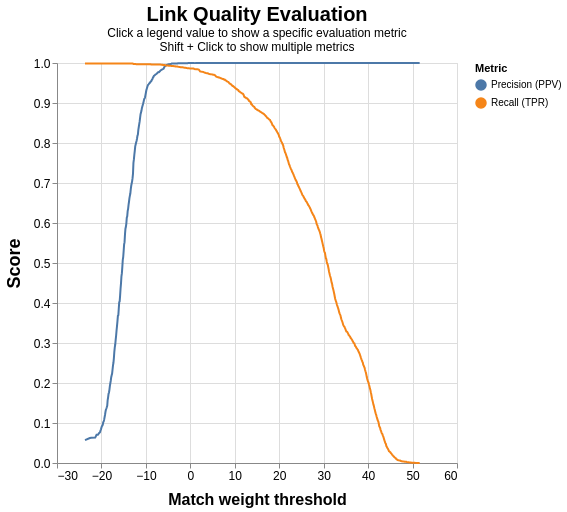

Write notebook code for a chart like this one.
### Code cell
linker.evaluation.accuracy_analysis_from_labels_column(
    "cluster", match_weight_round_to_nearest=0.1, output_type="accuracy"
)

### Figure 1 — Vega-Lite specification as saved in the notebook (floating-point values rounded to 4 significant figures; data arrays with more than 128 entries replaced by an {"elided": "..."} marker saying what was removed)
{"config": {"view": {"continuousWidth": 300, "continuousHeight": 300}}, "layer": [{"layer": [{"mark": "point", "encoding": {"opacity": {"condition": {"param": "point_selection", "value": 1, "empty": false}, "value": 0}, "tooltip": [{"field": "truth_threshold", "format": ".3f", "title": "Match weight", "type": "quantitative"}, {"field": "match_probability", "format": ".3%", "title": "Match probability", "type": "quantitative"}, {"field": "tp", "format": ",.0f", "title": "TP", "type": "quantitative"}, {"field": "tn", "format": ",.0f", "title": "TN", "type": "quantitative"}, {"field": "fp", "format": ",.0f", "title": "FP", "type": "quantitative"}, {"field": "fn", "format": ",.0f", "title": "FN", "type": "quantitative"}, {"field": "precision", "format": ".4f", "title": "Precision", "type": "quantitative"}, {"field": "recall", "format": ".4f", "title": "Recall (TPR)", "type": "quantitative"}, {"field": "fp_rate", "format": ".4f", "title": "FPR", "type": "quantitative"}]}, "params": [{"name": "metric", "select": {"type": "point", "fields": ["metric"]}, "bind": "legend", "value": [{"metric": "precision"}, {"metric": "recall"}]}, {"name": "point_selection", "select": {"type": "point", "encodings": ["x"], "fields": ["truth_threshold"], "nearest": true, "on": "mouseover"}}], "transform": [{"filter": {"param": "metric", "empty": true}}]}, {"mark": "line", "encoding": {"opacity": {"condition": {"param": "metric", "value": 1}, "value": 0.1}}}], "encoding": {"color": {"field": "metric", "type": "nominal", "sort": ["precision", "recall"], "title": "Metric", "legend": {"labelExpr": "{'precision': 'Precision (PPV)', 'recall': 'Recall (TPR)', 'specificity': 'Specificity (TNR)', 'accuracy': 'Accuracy', 'npv': 'NPV', 'f1': 'F1', 'f2': 'F2', 'f0_5': 'F0.5', 'p4': 'P4', 'phi': 'φ (MCC)'}[datum.value]"}}, "x": {"type": "quantitative", "field": "truth_threshold", "axis": {"labelFontSize": 12, "title": "Match weight threshold", "titleFontSize": 16, "titlePadding": 10}}, "y": {"field": "value", "type": "quantitative", "axis": {"labelFontSize": 12, "title": "Score", "titleFontSize": 18, "titlePadding": 10}}}}, {"layer": [{"mark": {"type": "rule", "color": "gray"}, "encoding": {"x": {"field": "truth_threshold", "type": "quantitative"}}}, {"layer": [{"mark": {"type": "text", "align": "right", "baseline": "middle", "fontSize": 14, "x2": 200, "xOffset": -10, "y": 100, "y2": 200}, "transform": [{"filter": {"param": "metric", "empty": true}}]}], "encoding": {"color": {"field": "metric", "sort": ["precision", "recall"]}, "text": {"field": "y_text"}, "y": {"field": "score_index", "type": "quantitative"}}}, {"mark": {"type": "text", "color": "black", "fontSize": 14, "xOffset": 25, "y": "height", "yOffset": -20}, "encoding": {"text": {"condition": {"param": "point_selection", "aggregate": "min", "empty": false, "field": "truth_threshold", "format": "+.2f", "type": "nominal"}, "value": " "}, "x": {"field": "truth_threshold", "type": "quantitative"}}}], "transform": [{"filter": {"param": "point_selection", "empty": false}}]}], "data": {"name": "data-f8da68daf6540228f4358ac28411d9a1"}, "height": 400, "title": {"text": "Link Quality Evaluation", "fontSize": 20, "subtitle": ["Click a legend value to show a specific evaluation metric", "Shift + Click to show multiple metrics"]}, "transform": [{"fold": ["precision", "recall"], "as": ["metric", "value"]}, {"calculate": "0.275 - 0.05*indexof(['precision', 'recall'], datum.metric)", "as": "score_index"}, {"calculate": "{'precision': 'Precision (PPV)', 'recall': 'Recall (TPR)', 'specificity': 'Specificity (TNR)', 'accuracy': 'Accuracy', 'npv': 'NPV', 'f1': 'F1', 'f2': 'F2', 'f0_5': 'F0.5', 'p4': 'P4', 'phi': 'φ (MCC)'}[datum.metric]", "as": "metric_text"}, {"calculate": "datum.metric_text + ' = ' + format(datum.value, ',.3f')", "as": "y_text"}], "width": 400, "$schema": "https://vega.github.io/schema/vega-lite/v5.14.1.json", "datasets": {"data-f8da68daf6540228f4358ac28411d9a1": {"elided": "665 records"}}}
